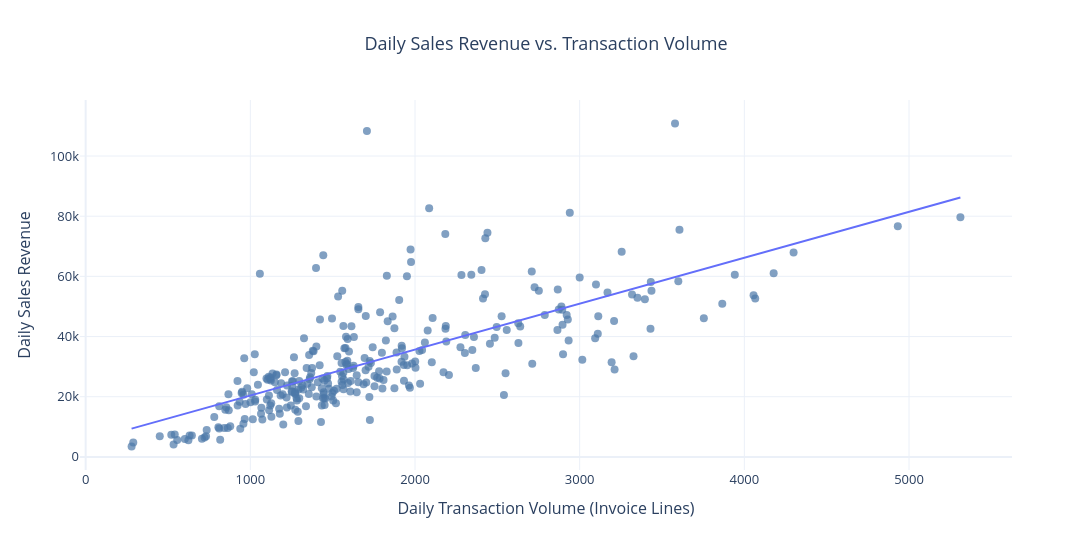

Notebook source saved alongside this figure:
### Markdown cell above
#### Analyzing the Relationship Between Daily Sales Revenue and Transaction Volume

### Code cell
revenue_volume_df = pd.DataFrame({
    "Daily_Revenue": daily_revenue,
    "Transaction_Volume": daily_transaction_volume
}).dropna()

correlation = revenue_volume_df[
    ["Daily_Revenue", "Transaction_Volume"]
].corr().iloc[0, 1]

fig = px.scatter(
    revenue_volume_df.reset_index(),
    x="Transaction_Volume",
    y="Daily_Revenue",
    trendline="ols",
    opacity=0.7,
    title="Daily Sales Revenue vs. Transaction Volume",
    labels={
        "Transaction_Volume": "Daily Transaction Volume (Invoice Lines)",
        "Daily_Revenue": "Daily Sales Revenue"
    },
    hover_data=["Transaction_Date"],
    template="plotly_white"
)

fig.update_traces(
    marker=dict(size=8, color="#4C78A8"),
    selector=dict(mode="markers")
)

fig.update_layout(
    width=1100,
    height=550,
    title_x=0.5,
    showlegend=False,
    font=dict(size=13)
)

fig.show()

relationship_summary = pd.DataFrame({
    "Metric": [
        "Trading Days",
        "Pearson Correlation",
        "R-Squared",
        "Average Daily Revenue",
        "Average Transaction Volume"
    ],
    "Value": [
        len(revenue_volume_df),
        correlation,
        correlation ** 2,
        revenue_volume_df["Daily_Revenue"].mean(),
        revenue_volume_df["Transaction_Volume"].mean()
    ]
})

display(relationship_summary)

### Figure 1 — Plotly figure (JSON) as saved in the notebook; plotly's stock layout.template omitted (floating-point values rounded to 4 significant figures; data arrays with more than 128 entries replaced by an {"elided": "..."} marker saying what was removed)
{"data": [{"customdata": {"elided": "305x1 str values"}, "hovertemplate": "Daily Transaction Volume (Invoice Lines)=%{x}<br>Daily Sales Revenue=%{y}<br>Transaction_Date=%{customdata[0]}<extra></extra>", "legendgroup": "", "marker": {"color": "#4C78A8", "opacity": 0.7, "size": 8, "symbol": "circle"}, "mode": "markers", "name": "", "orientation": "v", "showlegend": false, "type": "scatter", "x": {"elided": "305 int values"}, "xaxis": "x", "y": {"elided": "305 float values"}, "yaxis": "y"}, {"hovertemplate": "<b>OLS trendline</b><br>Daily_Revenue = 15.2564 * Transaction_Volume + 5148.35<br>R<sup>2</sup>=0.526119<br><br>Daily Transaction Volume (Invoice Lines)=%{x}<br>Daily Sales Revenue=%{y} <b>(trend)</b><extra></extra>", "legendgroup": "", "marker": {"color": "#636efa", "symbol": "circle"}, "mode": "lines", "name": "", "showlegend": false, "type": "scatter", "x": {"elided": "305 int values"}, "xaxis": "x", "y": {"elided": "305 float values"}, "yaxis": "y"}], "layout": {"font": {"size": 13}, "height": 550, "legend": {"tracegroupgap": 0}, "showlegend": false, "title": {"text": "Daily Sales Revenue vs. Transaction Volume", "x": 0.5}, "width": 1100, "xaxis": {"anchor": "y", "domain": [0, 1], "title": {"text": "Daily Transaction Volume (Invoice Lines)"}}, "yaxis": {"anchor": "x", "domain": [0, 1], "title": {"text": "Daily Sales Revenue"}}}}
